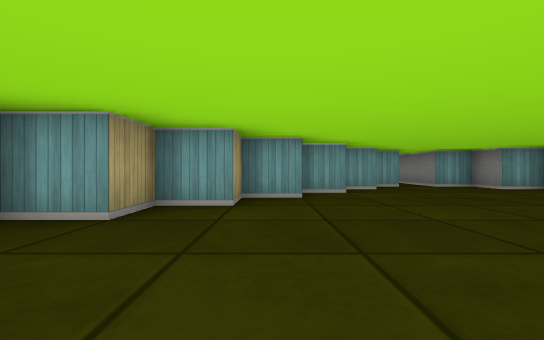
view 1 (above)

14 first-person views from a walk through a cub3D level. The camera is about half as high as the walls, looks level and sees 90° across. The floor is counted in squares. Each view is taken from the middle of a square. On the plan, view 1 faces up. The plan holds only what a view shows up to about 9 squares ahead; the rest is blank. The place goes on beyond the plan.

view 2
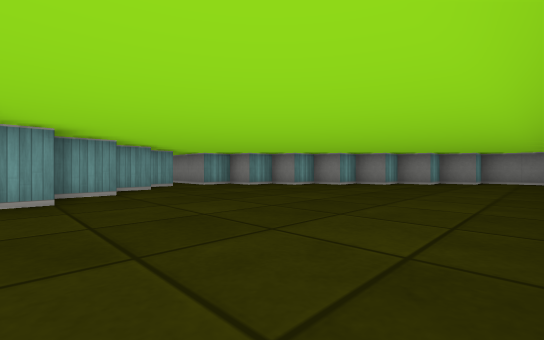

view 3
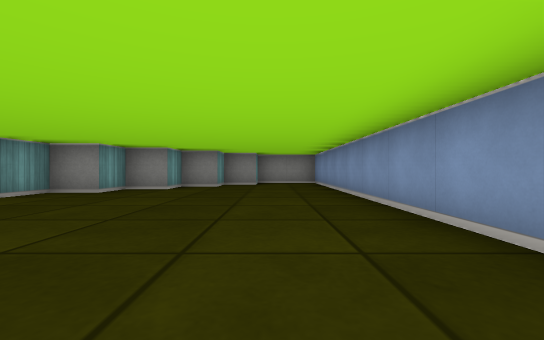

view 4
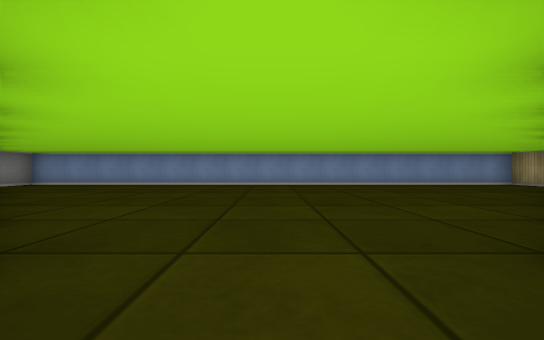

view 5
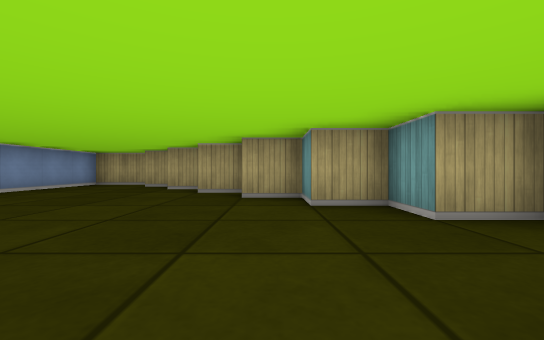

view 6
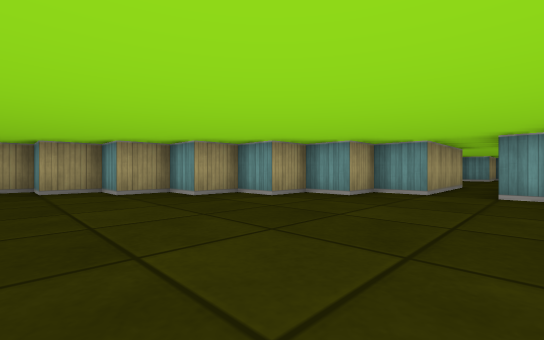

view 7
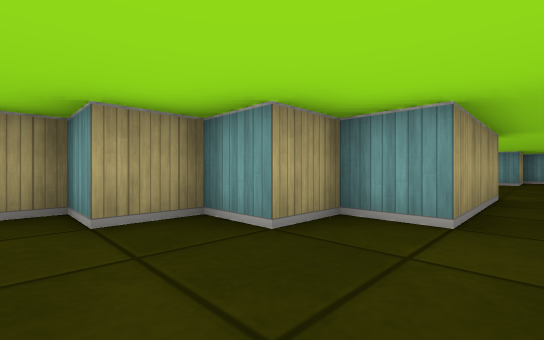

view 8
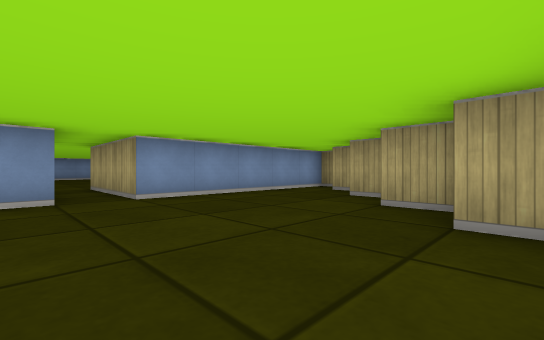

view 9
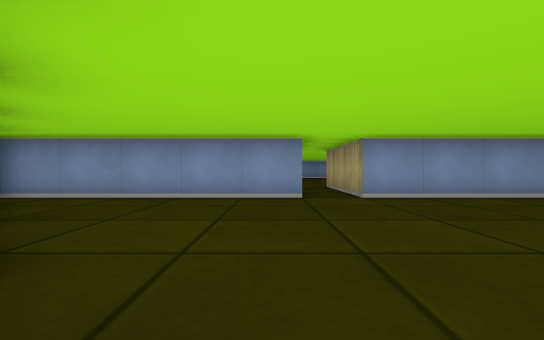

view 10
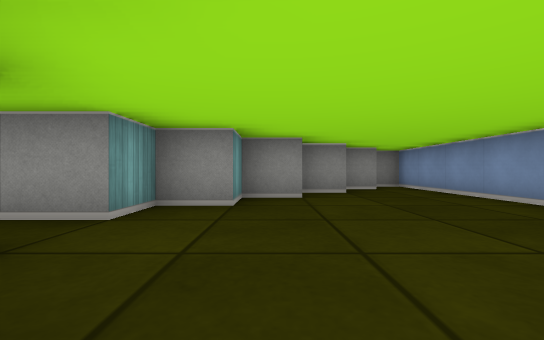

view 11
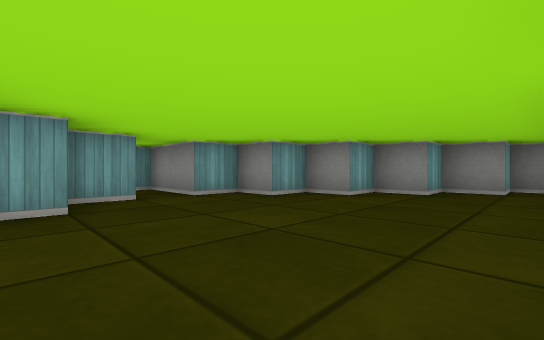

view 12
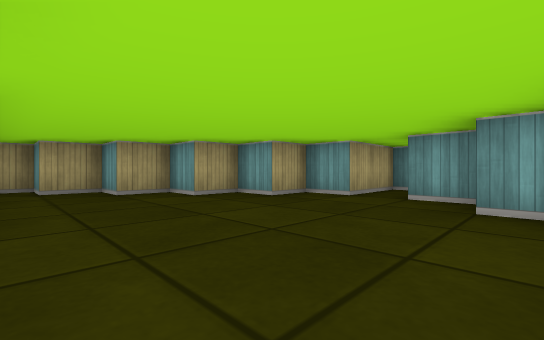

view 13
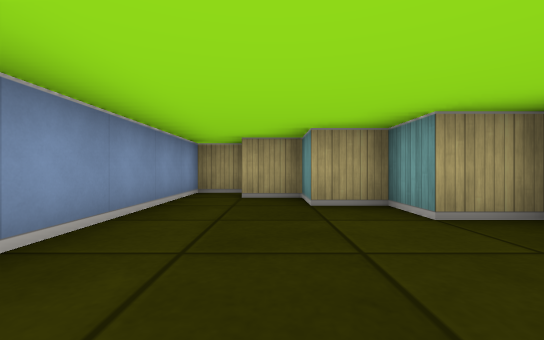

view 14
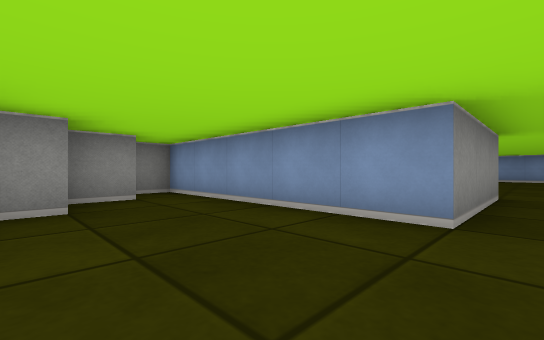

### Floor plan
Ten units are one square. View 1 is at (0, 0); x grows to the right and y downward. Boxes are objects, and circles mark ways between rooms. Rooms are numbered by the first view taken in them; rooms with no view inside come last. Other rooms are left out.
<svg viewBox="-40 -180 160 190">
<path fill="none" stroke="#000" d="M65 -65 55 -65 55 -75 45 -75 45 -105M111 -15 105 -15 105 -25 95 -25 95 -35 85 -35 85 -45 75 -45 75 -55 65 -55 65 -62M35 -105 35 -75 25 -75 25 -65 15 -65 15 -55 5 -55 5 -45 -5 -45 -5 -35 -15 -35 -15 -25 -25 -25 -25 -15M-35 -11 -35 5 115 5 115 -12M45 -105 95 -105 95 -115 85 -115 85 -125 75 -125 75 -135 65 -135 65 -145 55 -145 55 -155 45 -155 45 -175 35 -175 35 -155 25 -155 25 -145 15 -145 15 -135 5 -135 5 -125 -5 -125 -5 -115 -15 -115 -15 -105 35 -105"/>
<circle cx="40" cy="-100" r="3" fill="#2a7"/>
<text x="40" y="-30">1</text>
<text x="40" y="-130">2</text>
</svg>
Room 1 opens to room 2.

Where each view was taken, in squares from view 1:
view 1: 0 up, 0 right, facing up
view 2: 0 up, 0 right, facing up-right
view 3: 1 up, 2 right, facing right
view 4: 8 up, 4 right, facing down
view 5: 5 up, 5 right, facing left
view 6: 2 up, 5 right, facing up-left
view 7: 5 up, 4 right, facing up-left
view 8: 15 up, 5 right, facing down-left
view 9: 15 up, 5 right, facing down
view 10: 14 up, 2 right, facing right
view 11: 11 up, 2 right, facing up-right
view 12: 11 up, 6 right, facing up-left
view 13: 12 up, 4 right, facing left
view 14: 13 up, 4 right, facing down-right
